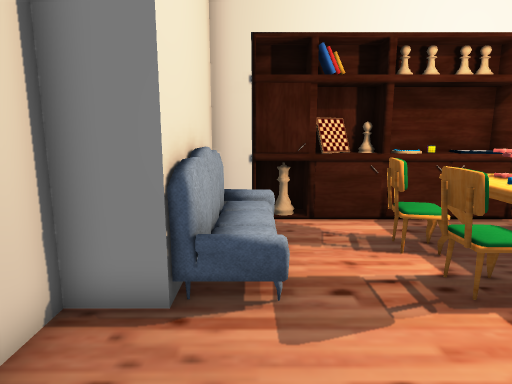
[1] (above)

12 first-person views from a walk through a scene from a Unity 3-D project. The camera is 1.3 m above the floor, tilts 10° down and sees 75° across. The floor is counted in squares, 0.5 m on a side. Each view is taken from the middle of a square. On the plan, view 1 faces up. The plan holds only what a view shows up to about 20 squares ahead; the rest is blank. The player character is not drawn. Some surface patterns are stand-ins.

[2]
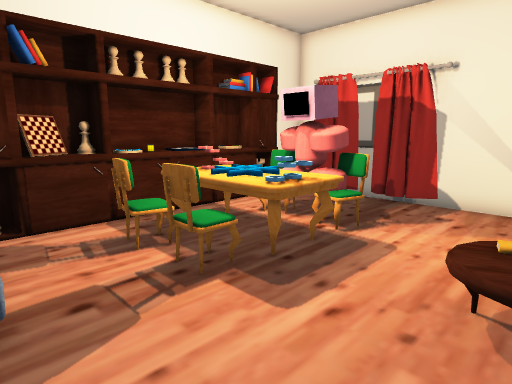

[3]
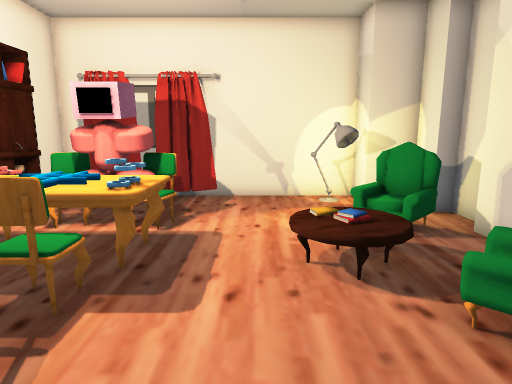

[4]
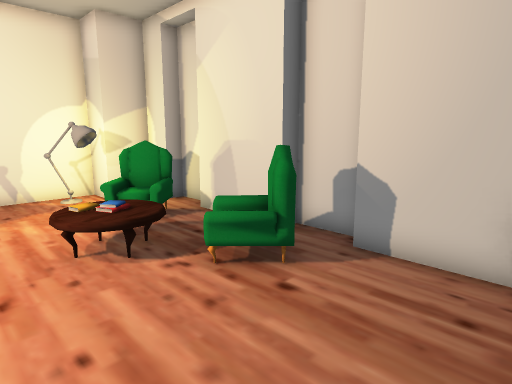

[5]
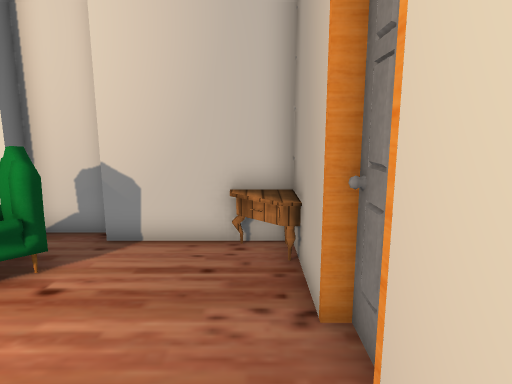

[6]
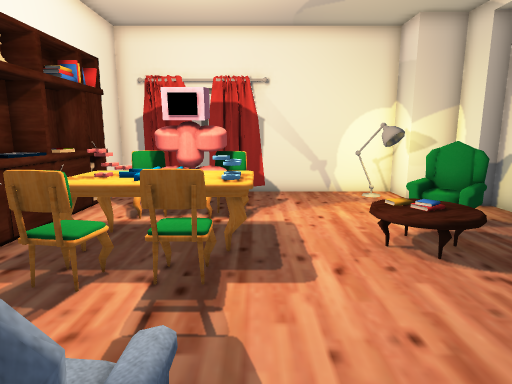

[7]
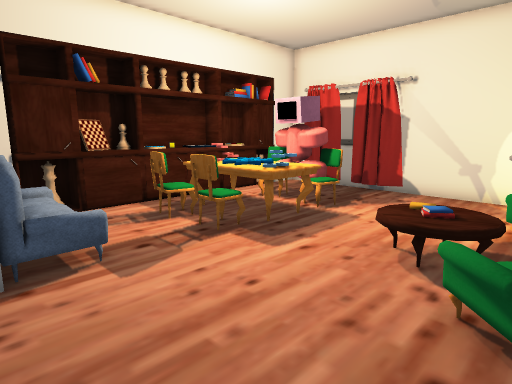

[8]
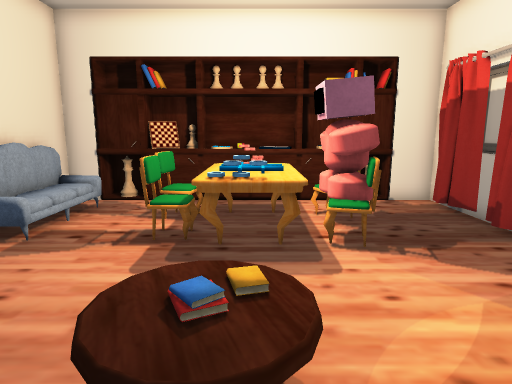

[9]
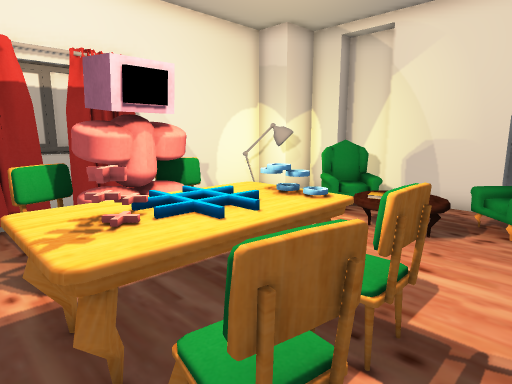

[10]
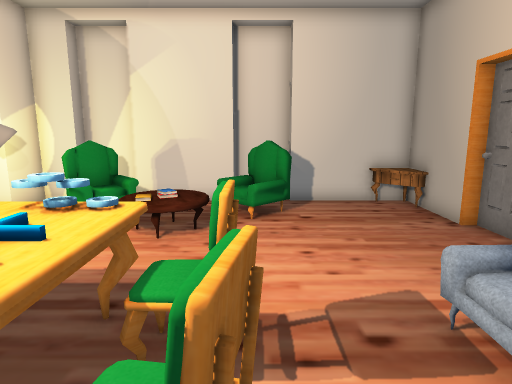

[11]
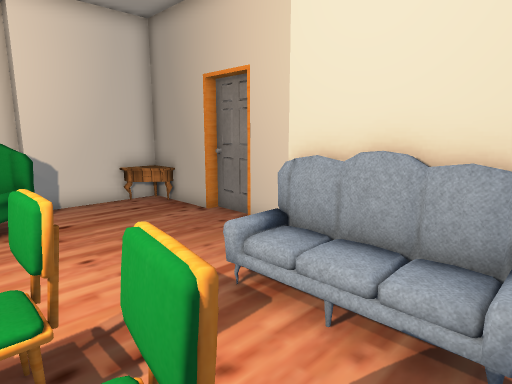

[12]
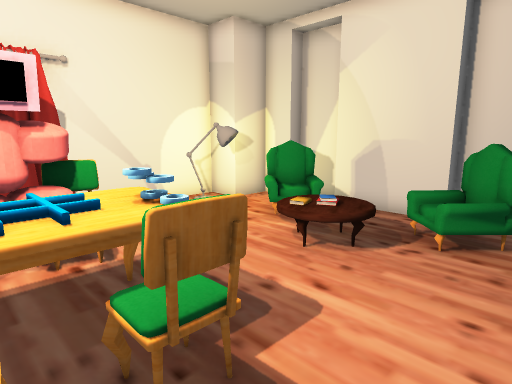

### Floor plan
Key: @ floor where view 1 was taken; # wall or solid block; . floor; = window, fence, low wall or low ledge; ^ raised ledge; S sofa; C curtain; L lamp; A armchair; O other object.
Columns run from 3 left of view 1 to 13 right of it. Each row starts with its distance up from view 1.
 11      ##########
 10   #####=^^^#=####
  9   SS ...   .....#
  8   SO..=.OOO.=..C#
  7   SO..OOOOOO#...#
  6   SO..=#OOOOO...#
  5 ##SS..=#OOOO#..C#
  4 #.......OOO.=...#
  3 #...............#
  2 #...............#
  1 #.......OO......#
  0 #..@....OO.....L#
 -1 #.....O....O.LL.#
 -2 #....AAA..OAA.###
 -3 #O....A....A..#
 -4 ############.##
 -5            ###

Where each view was taken, in squares from view 1:
view 1: 0 up, 0 right, facing up
view 2: 0 up, 0 right, facing up-right
view 3: 2 up, 1 left, facing right
view 4: 3 up, 2 left, facing down-right
view 5: 4 up, 2 left, facing down
view 6: 4 up, 2 left, facing right
view 7: 2 down, 2 left, facing up-right
view 8: 3 down, 6 right, facing up
view 9: 9 up, 2 right, facing down-right
view 10: 9 up, 3 right, facing down
view 11: 9 up, 4 right, facing down-left
view 12: 7 up, 1 right, facing down-right
